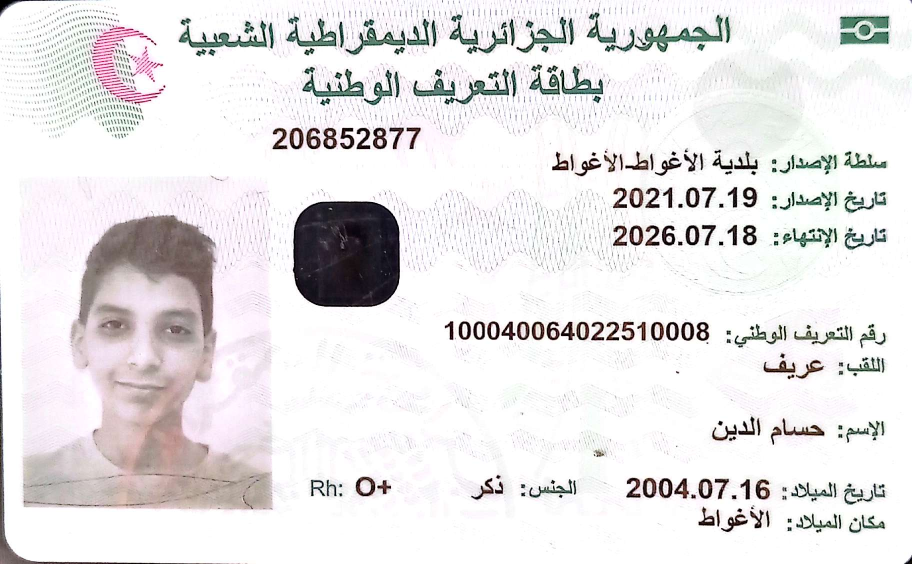
#> input picture data/national_id.jpg, 1824 x 1128 px, found by its file name (shown at 1/2 size)
$ jupyter execute --allow-errors verification.ipynb   (shell and % lines are left out)
#> lines starting #> are read from the running program, lines starting #| are printed output that depends on the picture
[cell 1]
import cv2
import numpy as np
from facenet_pytorch import MTCNN
from PIL import Image
import torch

# Image path
image_path = "/kaggle/input/verification2/national_id.jpg"

# Load and convert image to RGB
image_original = Image.open(image_path).convert("RGB")
#> image_original is the input picture: PIL image 1824x1128 RGB; mean R, G, B 230.7, 228.3, 229.3
original_size = image_original.size  # (width, height)
#> original_size = (1824, 1128)

# Resize image to improve face detection
resize_width = 512
resize_height = int(resize_width * original_size[1] / original_size[0])
#> resize_height = 316
image_resized = image_original.resize((resize_width, resize_height))
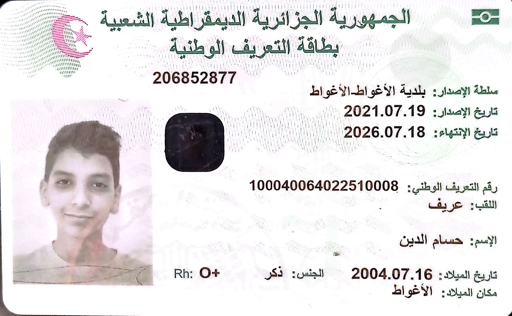
#> image_resized: PIL image 512x316 RGB; mean R, G, B 230.7, 228.3, 229.3

# Apply histogram equalization to enhance contrast
gray = cv2.cvtColor(np.array(image_resized), cv2.COLOR_RGB2GRAY)
equalized = cv2.equalizeHist(gray)
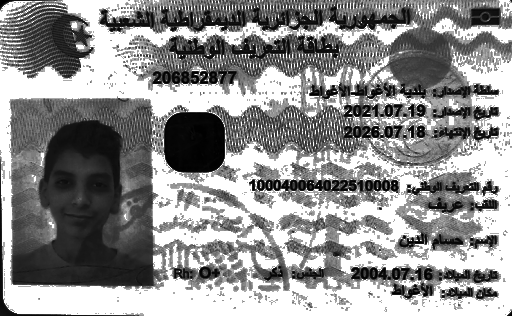
#> equalized: shape (316, 512); min 0, max 255, mean 143.9
rgb_equalized = cv2.cvtColor(equalized, cv2.COLOR_GRAY2RGB)
image_for_detection = Image.fromarray(rgb_equalized)

# Initialize MTCNN face detector
#> (the rest of this cell did not finish here and is left out)
